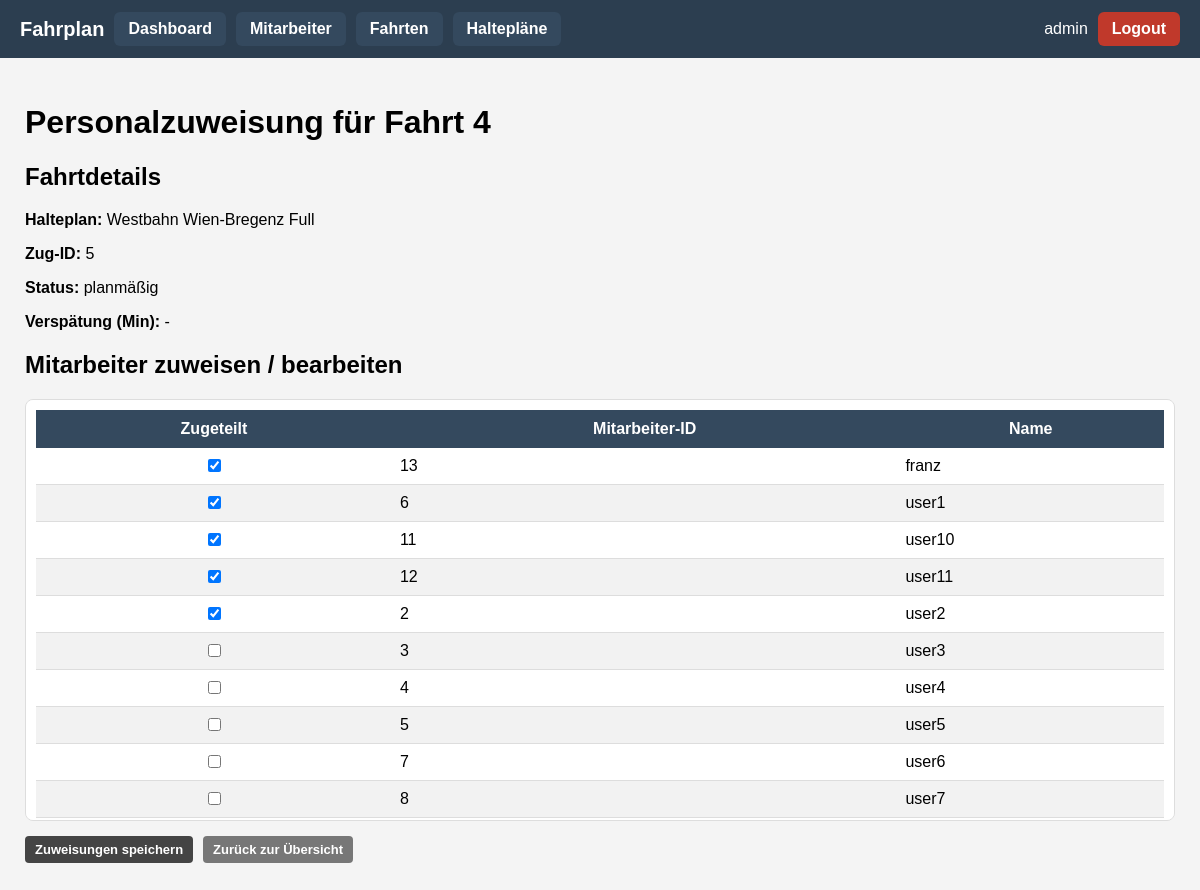
The page /fahrten/4/mitarbeiter (signed in) on the database its author committed.
### app/models.py (models this page shows, shortened)
class User(UserMixin, db.Model):
    __tablename__ = "user"
    id: so.Mapped[int] = so.mapped_column(primary_key=True)
    username: so.Mapped[str] = so.mapped_column(sa.String(64), index=True, unique=True)
    password_hash: so.Mapped[Optional[str]] = so.mapped_column(sa.String(256))
    role: so.Mapped[Role] = so.mapped_column(
        sa.Enum(Role), nullable=False, default=Role.MITARBEITER
    )
    mitarbeiter: so.Mapped["Mitarbeiter"] = so.relationship(
        back_populates="user", uselist=False
    )
    @property
    def is_admin(self) -> bool:
        return self.role == Role.ADMIN

class Fahrtdurchfuehrung(db.Model):
    __tablename__ = "fahrtdurchfuehrung"
    fahrt_id: so.Mapped[int] = so.mapped_column(primary_key=True)
    halteplan_id: so.Mapped[int] = so.mapped_column(
        sa.ForeignKey("halteplan.halteplan_id"), nullable=False
    )
    zug_id: so.Mapped[int] = so.mapped_column(
        sa.ForeignKey("zug.id"), nullable=False, index=True
    )
    zug: so.Mapped["Zug"] = so.relationship("Zug")
    status: so.Mapped[FahrtdurchfuehrungStatus] = so.mapped_column(
        sa.Enum(FahrtdurchfuehrungStatus),
        nullable=False,
        default=FahrtdurchfuehrungStatus.PLANMAESSIG,
    )
    verspaetung_min: so.Mapped[Optional[int]] = so.mapped_column(sa.Integer)
    halteplan: so.Mapped["Halteplan"] = so.relationship(back_populates="fahrten")
    dienstzuweisungen: so.Mapped[List["Dienstzuweisung"]] = so.relationship(
        back_populates="fahrt",
        cascade="all, delete-orphan",
        passive_deletes=True,
    )
    halte: so.Mapped[List["FahrtHalt"]] = so.relationship(
        "FahrtHalt",
        back_populates="fahrt",
        cascade="all, delete-orphan",
        passive_deletes=True,
    )
    segmente: so.Mapped[List["FahrtSegment"]] = so.relationship(
        "FahrtSegment",
        back_populates="fahrt",
        cascade="all, delete-orphan",
        passive_deletes=True,
    )
    abfahrt_zeit: so.Mapped[datetime] = so.mapped_column(sa.DateTime(), nullable=False)
    price_factor: so.Mapped[float] = so.mapped_column(sa.Float, nullable=False, default=1.0)
    __table_args__ = (
        sa.CheckConstraint("price_factor >= 1", name="ck_fahrt_price_factor_ge1"),
    )

class Halteplan(db.Model):
    __tablename__ = "halteplan"
    halteplan_id: so.Mapped[int] = so.mapped_column(primary_key=True)
    bezeichnung: so.Mapped[str] = so.mapped_column(sa.String(128), nullable=False)
    strecke_id: so.Mapped[int] = so.mapped_column(
        sa.ForeignKey("strecke.id"), nullable=False, index=True
    )
    strecke: so.Mapped["Strecke"] = so.relationship("Strecke")
    fahrten: so.Mapped[List["Fahrtdurchfuehrung"]] = so.relationship(
        back_populates="halteplan",
        cascade="all, delete-orphan"
    )
    haltepunkte: so.Mapped[List["Haltepunkt"]] = so.relationship(
        "Haltepunkt",
        order_by="Haltepunkt.position",
        cascade="all, delete-orphan"
    )
    segmente: so.Mapped[List["HalteplanSegment"]] = so.relationship(
        "HalteplanSegment",
        order_by="HalteplanSegment.position",
        cascade="all, delete-orphan",
    )

class Mitarbeiter(db.Model):
    __tablename__ = "mitarbeiter"
    id: so.Mapped[int] = so.mapped_column(primary_key=True)
    name: so.Mapped[str] = so.mapped_column(sa.String(128), nullable=False)
    user_id: so.Mapped[int] = so.mapped_column(
        sa.ForeignKey("user.id"), unique=True, nullable=False
    )
    user: so.Mapped["User"] = so.relationship(back_populates="mitarbeiter")
    dienstzuweisungen: so.Mapped[List["Dienstzuweisung"]] = so.relationship(
        back_populates="mitarbeiter",
        cascade="all, delete-orphan",
    )

### app/routes.py (the view, shortened to what this page needs)
@app.route('/fahrten/<int:fahrt_id>/mitarbeiter', methods=['GET', 'POST'])
@login_required
def fahrt_mitarbeiter(fahrt_id):
    if not current_user.is_admin:
        abort(403)
    fahrt = db.session.get(Fahrtdurchfuehrung, fahrt_id)
    if fahrt is None:
        abort(404)
    form = EmptyForm()
    alle_mitarbeiter = db.session.scalars(
        sa.select(Mitarbeiter).order_by(Mitarbeiter.name)
    ).all()
    bestehende_zuweisungen = db.session.scalars(
        sa.select(Dienstzuweisung).where(Dienstzuweisung.fahrt_id == fahrt_id)
    ).all()
    bestehende_ids = {dz.mitarbeiter_id for dz in bestehende_zuweisungen}
    zugewiesene_ids = bestehende_ids
    return render_template(
        "fahrt_mitarbeiter.html",
        title=f"Personal für Fahrt {fahrt_id}",
        fahrt=fahrt,
        mitarbeiter_liste=alle_mitarbeiter,
        zugewiesene_ids=zugewiesene_ids,
        form=form,
    )

### app/forms.py
class EmptyForm(FlaskForm):
    submit = SubmitField("Submit")

### app/models.py (called while the page is built)
@login.user_loader
def load_user(id: str):
    return db.session.get(User, int(id))

### app/routes.py (called while the page is built)
@app.before_request
def before_request():
    if current_user.is_authenticated:
        current_user.last_seen = datetime.now(timezone.utc)
        db.session.commit()

### app/templates/fahrt_mitarbeiter.html (shortened to what this page needs)
{% extends "base.html" %}
{% block content %}
<h1>Personalzuweisung für Fahrt {{ fahrt.fahrt_id }}</h1>
<div class="card">
  <h2>Fahrtdetails</h2>
  <p><strong>Halteplan:</strong> {{ fahrt.halteplan.bezeichnung }}</p>
  <p><strong>Zug-ID:</strong> {{ fahrt.zug_id or 'nicht eingetragen' }}</p>
  <p><strong>Status:</strong> {{ fahrt.status.value }}</p>
  <p><strong>Verspätung (Min):</strong> {{ fahrt.verspaetung_min or '-' }}</p>
</div>
<div class="card" style="margin-top: 20px;">
  <h2>Mitarbeiter zuweisen / bearbeiten</h2>
  <form method="post">
    <div class="table-wrapper">
      <table class="nice-table">
        <thead>
          <tr>
            <th>Zugeteilt</th>
            <th>Mitarbeiter-ID</th>
            <th>Name</th>
          </tr>
        </thead>
        <tbody>
          {% for m in mitarbeiter_liste %}
          <tr>
            <td style="text-align: center;">
              <input
                type="checkbox"
                name="mitarbeiter_ids"
                value="{{ m.id }}"
                {% if m.id in zugewiesene_ids %}checked{% endif %}
              >
            </td>
            <td>{{ m.id }}</td>
            <td>{{ m.name }}</td>
          </tr>
          {% else %}
          <tr>
            <td colspan="3">Keine Mitarbeiter vorhanden.</td>
          </tr>
          {% endfor %}
        </tbody>
      </table>
    </div>
    <div style="margin-top: 15px; display: flex; gap: 10px;">
      <button type="submit" class="btn-primary-small">
        Zuweisungen speichern
      </button>
      <a href="{{ url_for('fahrten_list') }}" class="btn-secondary-small">
        Zurück zur Übersicht
      </a>
    </div>
  </form>
</div>
{% endblock %}

### app/templates/base.html (shortened to what this page needs)
<!doctype html>
<html lang="de">
<head>
</head>
<body>
<div class="navbar">
    <div class="nav-left">
        <span style="font-size: 20px; font-weight: bold;">Fahrplan</span>
        {% if current_user.is_authenticated and current_user.is_admin %}
            <a class="btn-nav" href="{{ url_for('index') }}">Dashboard</a>
            <a class="btn-nav" href="{{ url_for('mitarbeiter_list') }}">Mitarbeiter</a>
            <a class="btn-nav" href="{{ url_for('fahrten_list') }}">Fahrten</a>
            <a class="btn-nav"  href="{{ url_for('halteplaene_list') }}">Haltepläne</a>
        {% elif current_user.is_authenticated %}
            <a class="btn-nav" href="{{ url_for('index') }}">Dashboard</a>
            <a class="btn-nav" href="{{ url_for('meine_fahrten') }}">Meine Fahrten</a>
            <a class="btn-nav" href="{{ url_for('fahrten_alle') }}">Alle Fahrten</a>
        {% endif %}
    </div>
    <div class="nav-right">
        {% if current_user.is_anonymous %}
            <a class="btn-nav" href="{{ url_for('login') }}">Login</a>
        {% else %}
            <span>{{ current_user.username }}</span>
            <a class="btn-nav btn-logout" href="{{ url_for('logout') }}">Logout</a>
        {% endif %}
    </div>
</div>
<div class="container">
    {% block content %}{% endblock %}
</div>
</body>
</html>

### app/templates/base.html (style rules this page uses)
body { font-family: Arial, sans-serif; margin: 0; padding: 0; background: #f4f4f4; }
.navbar { background: #2c3e50; padding: 12px 20px; display: flex; justify-content: space-between; align-items: center; color: white; }
.nav-left, .nav-right { display: flex; gap: 10px; align-items: center; }
.btn-nav { padding: 8px 14px; border-radius: 6px; text-decoration: none; font-weight: bold; background: #34495e; color: white; transition: 0.2s; }
.btn-logout { background: #c0392b; }
.table-wrapper { max-height: 400px; overflow-y: auto; border-radius: 8px; background: white; padding: 10px; border: 1px solid #ddd; }
.nice-table { width: 100%; border-collapse: collapse; }
.nice-table th { background: #34495e; color: white; padding: 10px; position: sticky; top: 0; }
.nice-table td { padding: 8px; border-bottom: 1px solid #ddd; }
.nice-table tr:nth-child(even) { background: #f2f2f2; }
.container { padding: 25px; }
.btn-small, .btn-primary-small, .btn-secondary-small { display: inline-block; padding: 6px 10px; border-radius: 4px; font-size: 13px; font-weight: 600; text-decoration: none; border: none; cursor: pointer; }
.btn-small, .btn-primary-small { background-color: #444; color: #fff; }
.btn-secondary-small { background-color: #777; color: #fff; }

### rows shown on the page
User: username "admin"
Fahrtdurchfuehrung: fahrt_id "4", zug "5", status.value "planmäßig", verspaetung_min "-"
Halteplan: halteplan.bezeichnung "Westbahn Wien-Bregenz Full"
Mitarbeiter: mitarbeiter_ids "☑", id "13", name "franz"
Mitarbeiter: mitarbeiter_ids "☑", id "6", name "user1"
Mitarbeiter: mitarbeiter_ids "☑", id "11", name "user10"
Mitarbeiter: mitarbeiter_ids "☑", id "12", name "user11"
Mitarbeiter: mitarbeiter_ids "☑", id "2", name "user2"
Mitarbeiter: id "3", name "user3"
Mitarbeiter: id "4", name "user4"
Mitarbeiter: id "5", name "user5"
Mitarbeiter: id "7", name "user6"
Mitarbeiter: id "8", name "user7"
